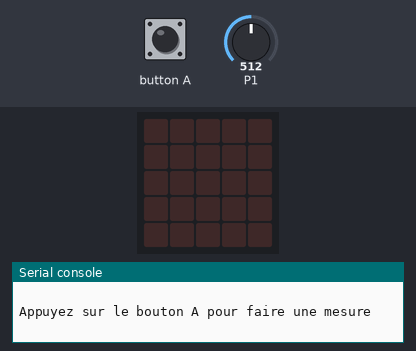
Bench run of a program on a simulated BBC micro:bit running MicroPython. Parts: the board's 5×5 LED display, the last lines printed to the serial console. The test bench sets the inputs (shaded band); at power-on: P1 = 512 (analog values on the 0–1023 scale).

Above: at 1.2 s.
1.3 s: button A pressed for 0.15 s
At 1.52 s:
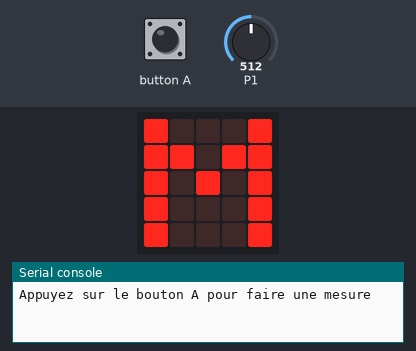
3.2 s: button A pressed for 3.2 s
Timing chart, 0 to 6.2 s (numbered marks = the images above; inputs shaded):
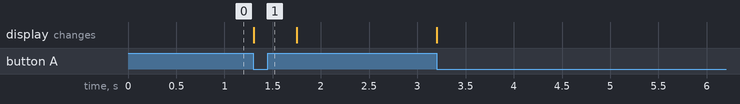

Measured:
- after the input at 1.3 s, the display: changes at once (image 1)

The program:

modelisation.py
```python
from microbit import *

print()
print("Appuyez sur le bouton A pour faire une mesure")
print()

while True:
    display.clear()
    if button_a.is_pressed():
        display.show("M")
        print()
        mesure = 0
        N = 1000
        for i in range(N):
            lecture = pin1.read_analog()
            mesure += lecture
        resultat = int(mesure / N)
        print("Mesure =", resultat)
        print()
        while button_a.is_pressed():
            pass
```
